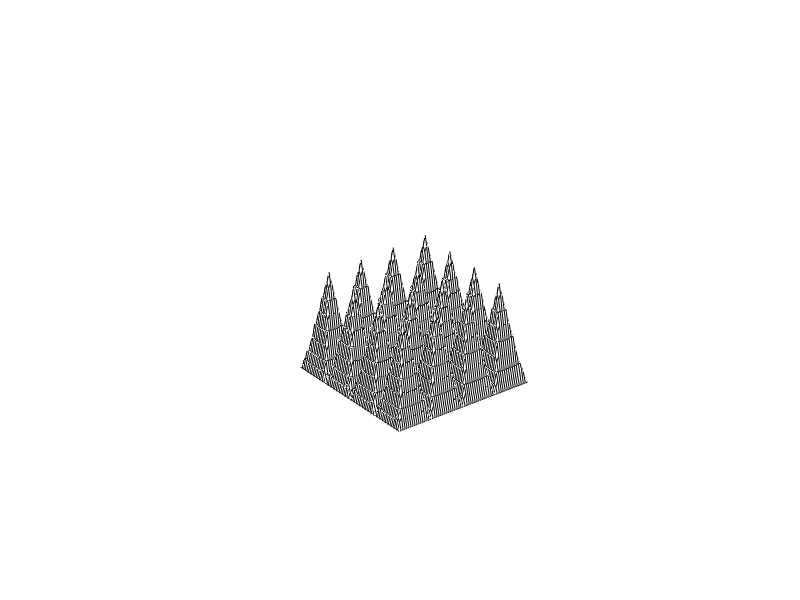

MATLAB code to generate this figure: (Note: this script raises an error after producing the figure.)
%pyramides
clear all
close all

h=0.035;
H=.45
L=.60
W=.60
N=4
M=4
dN=L/(8*N)
dM=W/(8*M)
P=h*ones(N*8+1,M*8+1);

P(2:8:N*8+1,:)=H/4;
P(:,2:8:M*8+1,:)=H/4;

P(8:8:N*8+1,:)=H/4;
P(:,8:8:M*8+1,:)=H/4;

P(1:8:N*8+1,:)=h;
P(:,1:8:M*8+1,:)=h;

P(1:8:N*8+1,:)=h;
P(:,1:8:M*8+1,:)=h;



P(3:8:N*8+1,3:8:M*8)=H/2;
P(4:8:N*8+1,3:8:M*8)=H/2;
P(5:8:N*8+1,3:8:M*8)=H/2;
P(6:8:N*8+1,3:8:M*8)=H/2;
P(7:8:N*8+1,3:8:M*8)=H/2;

P(3:8:N*8+1,4:8:M*8)=H/2;
P(4:8:N*8+1,4:8:M*8)=H/2;
P(5:8:N*8+1,4:8:M*8)=H/2;
P(6:8:N*8+1,4:8:M*8)=H/2;
P(7:8:N*8+1,4:8:M*8)=H/2;

P(3:8:N*8+1,5:8:M*8)=H/2;
P(4:8:N*8+1,5:8:M*8)=H/2;
P(5:8:N*8+1,5:8:M*8)=H/2;
P(6:8:N*8+1,5:8:M*8)=H/2;
P(7:8:N*8+1,5:8:M*8)=H/2;

P(3:8:N*8+1,6:8:M*8)=H/2;
P(4:8:N*8+1,6:8:M*8)=H/2;
P(5:8:N*8+1,6:8:M*8)=H/2;
P(6:8:N*8+1,6:8:M*8)=H/2;
P(7:8:N*8+1,6:8:M*8)=H/2;

P(3:8:N*8+1,7:8:M*8)=H/2;
P(4:8:N*8+1,7:8:M*8)=H/2;
P(5:8:N*8+1,7:8:M*8)=H/2;
P(6:8:N*8+1,7:8:M*8)=H/2;
P(7:8:N*8+1,7:8:M*8)=H/2;




P(4:8:N*8+1,4:8:M*8)=3*H/4;
P(5:8:N*8+1,4:8:M*8)=3*H/4;
P(6:8:N*8+1,4:8:M*8)=3*H/4;

P(4:8:N*8+1,5:8:M*8)=3*H/4;
P(5:8:N*8+1,5:8:M*8)=3*H/4;
P(6:8:N*8+1,5:8:M*8)=3*H/4;

P(4:8:N*8+1,6:8:M*8)=3*H/4;
P(5:8:N*8+1,6:8:M*8)=3*H/4;
P(6:8:N*8+1,6:8:M*8)=3*H/4;

% [HN,HM]=meshgrid(2:8:8*N+1,2:8:8*M+1);
% P(HN,HM)=H/4;
% [HN,HM]=meshgrid(8:8:8*N+1,8:8:8*M+1);
% P(HN,HM)=H/4;
% [HN,HM]=meshgrid(8:8:8*N+1,2:8:8*M+1);
% P(HN,HM)=H/4;
% [HN,HM]=meshgrid(2:8:8*N+1,8:8:8*M+1);
% P(HN,HM)=H/4;

% [HN,HM]=meshgrid(3:8:8*N+1,2:8:8*M+1);
% P(HN,HM)=H/4;
% [HN,HM]=meshgrid(2:8:8*N+1,3:8:8*M+1);
% P(HN,HM)=H/4;
% [HN,HM]=meshgrid(4:8:8*N+1,3:8:8*M+1);
% P(HN,HM)=H/4;
% [HN,HM]=meshgrid(3:8:8*N+1,4:8:8*M+1);
% P(HN,HM)=H/4;

% for i=2:4:4*N+1
%     for j=2:4:4*M+1
%         P(i,j)=H/2;
%     end
% end
% 
% for i=6:4:4*N+1
%     for j=6:4:4*M+1
%         P(i,j)=H/2;
%     end
% end
% 
% 
% for i=2:4:4*N+1
%     for j=6:4:4*M+1
%         P(i,j)=H/2;
%     end
% end
% 
% for i=6:4:4*N+1
%     for j=2:4:4*M+1
%         P(i,j)=H/2;
%     end
% end

%P(HN,HM)=H/2;



for i=5:8:8*N+1
    for j=5:8:8*M+1
        P(i,j)=H;
    end
end


x=1:8*N+1
y=1:8*M+1

 [XI,YI]=meshgrid(1:.5:8*N+1,1:.5:8*M+1);
% 
 [X,Y]=meshgrid(x,y);
% 
 PI = interp2(X,Y,P,XI,YI,'cubic');

P(4*N+1,4*M+1)=0;
fig=figure(1)
axes1 = axes('Visible','off','Parent',fig,...
    'DataAspectRatio',[1 1 1],...
    'CameraViewAngle',2.64522913471741);

surf(-L/2:dN/2:L/2,-W/2:dM/2:W/2,PI,'Parent',axes1,'Tag','meshz',...
    'EdgeLighting','flat',...
    'FaceLighting','none',...
    'FaceColor',[1 1 1]);

axis equal
axis vis3d
axis off

    xlim([-.8,.8])
    ylim([-.8,.8])
    zlim([0,.8])
A=[];
i=0;
%for theta=90:-5:-90;
    %    for phi=0:5:359
            view(phi,theta)
           %annotation(.3,.3,['theta=',num2str(theta),'°, phi=',num2str(phi),'°'])
            getframe;
         %   filename=sprintf('py-%d.png',i);
          %  saveas(fig,filename,'png')
            %importfile(filename)
           % A=[A;theta phi sum(sum(cdata))/3];
           % delete(filename)
            %       close all
            i=i+1;
    %    end
        
    %end
%     save('airepyramide.mat','A')